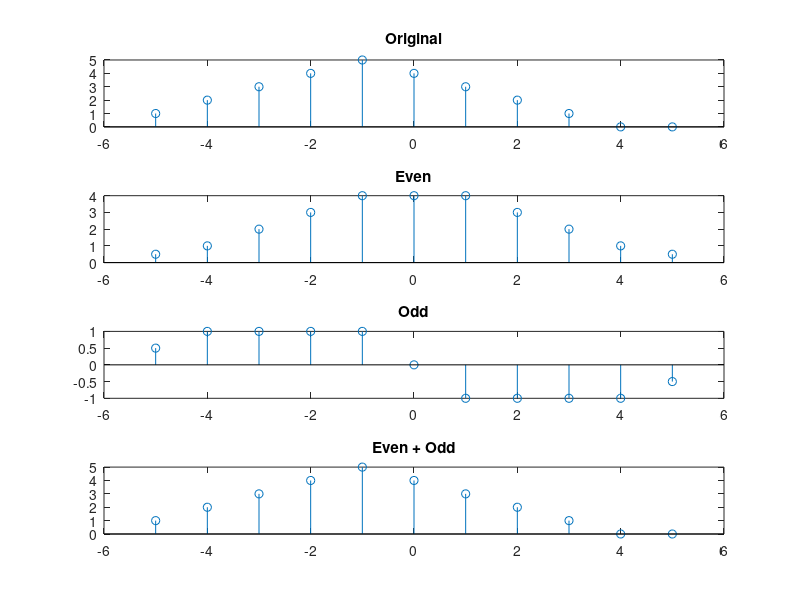

The MATLAB source for this figure:
n = -5:5;
x = [1 2 3 4 5 4 3 2 1 0 0]; % example signal

x_neg = fliplr(x);   % x[-n]

xe = (x + x_neg)/2;  % even part
xo = (x - x_neg)/2;  % odd part

subplot(4,1,1); stem(n,x); title('Original');
subplot(4,1,2); stem(n,xe); title('Even');
subplot(4,1,3); stem(n,xo); title('Odd');

x_mod = xe + xo;
subplot(4, 1, 4); stem(n, x_mod); title("Even + Odd");
